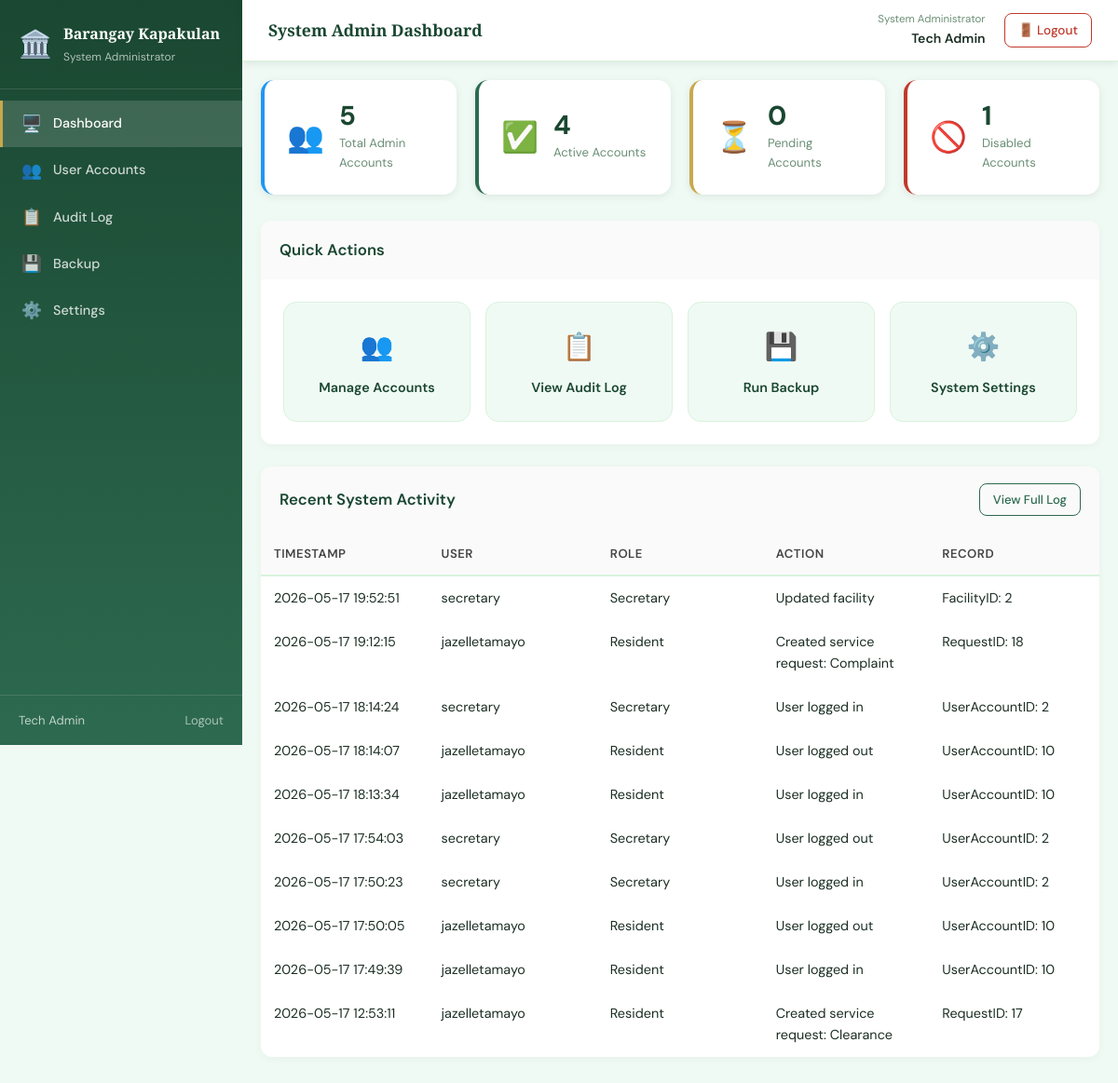
Page /sysadmin/dashboard.php (signed in) on the committed database.
### tables this page shows
CREATE TABLE `auditlog` (
  `LogID` int(11) NOT NULL,
  `UserAccountID` int(11) DEFAULT NULL,
  `Username` varchar(100) DEFAULT NULL,
  `Role` varchar(50) DEFAULT NULL,
  `Action` varchar(255) NOT NULL,
  `RecordAffected` varchar(100) DEFAULT NULL,
  `IPAddress` varchar(45) DEFAULT NULL,
  `LoggedAt` datetime DEFAULT current_timestamp()
);

### sysadmin/dashboard.php (the view, shortened to what this page needs)
<?php
$pdo = get_db();
$stTotal = $pdo->query("SELECT COUNT(*) FROM useraccount WHERE Role IN ('captain','secretary','staff','sysadmin')");
$stPending = $pdo->query("SELECT COUNT(*) FROM useraccount WHERE Role IN ('captain','secretary','staff','sysadmin') AND AccountStatus = 'PendingVerification'");
$stDisabled = $pdo->query("SELECT COUNT(*) FROM useraccount WHERE Role IN ('captain','secretary','staff','sysadmin') AND AccountStatus = 'Inactive'");
$total = (int) ($stTotal ? $stTotal->fetchColumn() : 0);
$pending = (int) ($stPending ? $stPending->fetchColumn() : 0);
$disabled = (int) ($stDisabled ? $stDisabled->fetchColumn() : 0);
$stmt = $pdo->prepare("
SELECT a.LoggedAt AS created_at, a.Action, a.RecordAffected,
a.Username, a.Role
FROM auditlog a
ORDER BY a.LoggedAt DESC
LIMIT 10
");
$stmt->execute();
$activity = $stmt->fetchAll(PDO::FETCH_ASSOC);
include '../includes/header.php';
?>
<div class="app-layout">
    <?php include '../includes/sidebar.php'; ?>
    <main class="main-content">
        <?php include '../includes/navbar.php'; ?>
        <div class="page-body">
            <div class="stats-grid">
                <div class="stat-card stat-blue">
                    <div class="stat-icon">👥</div>
                    <div class="stat-info">
                        <span class="stat-value"><?= (int) $total ?></span>
                        <span class="stat-label">Total Admin Accounts</span>
                    </div>
                </div>
                <div class="stat-card stat-green">
                    <div class="stat-icon">✅</div>
                    <div class="stat-info">
                        <span class="stat-value"><?= (int) $active ?></span>
                        <span class="stat-label">Active Accounts</span>
                    </div>
                </div>
                <div class="stat-card stat-yellow">
                    <div class="stat-icon">⏳</div>
                    <div class="stat-info">
                        <span class="stat-value"><?= (int) $pending ?></span>
                        <span class="stat-label">Pending Accounts</span>
                    </div>
                </div>
                <div class="stat-card stat-red">
                    <div class="stat-icon">🚫</div>
                    <div class="stat-info">
                        <span class="stat-value"><?= (int) $disabled ?></span>
                        <span class="stat-label">Disabled Accounts</span>
                    </div>
                </div>
            </div>
            <div class="card">
                <div class="card-header">
                    <h3>Quick Actions</h3>
                </div>
                <div class="quick-actions">
                    <a href="user_accounts.php" class="quick-action-btn"><span>👥</span><span>Manage Accounts</span></a>
                    <a href="audit_log.php" class="quick-action-btn"><span>📋</span><span>View Audit Log</span></a>
                    <a href="backup.php" class="quick-action-btn"><span>💾</span><span>Run Backup</span></a>
                    <a href="system_settings.php" class="quick-action-btn"><span>⚙️</span><span>System Settings</span></a>
                </div>
            </div>
            <div class="card mt-4">
                <div class="card-header">
                    <h3>Recent System Activity</h3>
                    <a href="audit_log.php" class="btn btn-secondary btn-small">View Full Log</a>
                </div>
                <table class="data-table">
                    <thead>
                        <tr>
                            <th>Timestamp</th>
                            <th>User</th>
                            <th>Role</th>
                            <th>Action</th>
                            <th>Record</th>
                        </tr>
                    </thead>
                    <tbody>
                        <?php if (empty($activity)): ?>
                            <tr>
                                <td colspan="5" class="empty-row">No recent activity.</td>
                            </tr>
                        <?php else: ?>
                            <?php foreach ($activity as $row): ?>
                                <tr>
                                    <td><?= htmlspecialchars($row['created_at']) ?></td>
                                    <td><?= htmlspecialchars($row['Username']       ?? '—') ?></td>
                                    <td><?= htmlspecialchars(ucfirst($row['Role'])  ?? '—') ?></td>
                                    <td><?= htmlspecialchars($row['Action']) ?></td>
                                    <td><?= htmlspecialchars($row['RecordAffected'] ?? '—') ?></td>
                                </tr>
                            <?php endforeach; ?>
                        <?php endif; ?>
                    </tbody>
                </table>
            </div>
        </div>
    </main>
</div>
<?php include '../includes/footer.php'; ?>

### assets/css/style.css (style rules this page uses)
:root { --green-dark: #1a4731; --green-main: #2d6a4f; --green-mid: #40916c; --green-light: #74c69d; --green-pale: #d8f3dc; --green-bg: #f0faf4; --gold: #c9a84c; --gold-light: #f0d080; --white: #ffffff; --text-dark: #1b2e23; --text-mid: #3d5a47; --text-light: #6b8f76; --danger: #c0392b; --danger-bg: #fdecea; --warning: #d4820a; --warning-bg: #fff8ec; --success: #2d6a4f; --success-bg: #f0faf4; --shadow-sm: 0 2px 8px rgba(26, 71, 49, 0.10); --shadow-md: 0 6px 24px rgba(26, 71, 49, 0.15); --shadow-lg: 0 16px 48px rgba(26, 71, 49, 0.20); --radius: 14px; --radius-sm: 8px; --transition: 0.3s cubic-bezier(0.4, 0, 0.2, 1); }
*, *::before, *::after { box-sizing: border-box; margin: 0; padding: 0; }
html { scroll-behavior: smooth; }
body { font-family: 'DM Sans', sans-serif; font-size: 16px; color: var(--text-dark); background-color: var(--green-bg); min-height: 100vh; line-height: 1.6; }
a { text-decoration: none; color: inherit; }
.btn-secondary { display: inline-flex; align-items: center; gap: 8px; padding: 12px 28px; background: transparent; color: var(--green-main); font-size: 0.95rem; font-weight: 600; border-radius: var(--radius); border: 2px solid var(--green-main); transition: var(--transition); cursor: pointer; }
.btn { display: inline-flex; align-items: center; gap: 6px; padding: 10px 20px; border-radius: var(--radius-sm); font-weight: 500; font-size: 0.9rem; transition: var(--transition); cursor: pointer; border: none; }
.btn-small { padding: 6px 14px; font-size: 0.82rem; }
.btn.btn-secondary { background: transparent; color: var(--green-main); border: 1.5px solid var(--green-main); }
.mt-4 { margin-top: 24px; }

### assets/css/dashboard.css (style rules this page uses)
.app-layout { display: grid; grid-template-columns: 260px 1fr; min-height: 100vh; }
.main-content { background: var(--green-bg); min-height: 100vh; }
.page-body { padding: 28px 32px; }
.stats-grid { display: grid; grid-template-columns: repeat(auto-fit, minmax(200px, 1fr)); gap: 20px; margin-bottom: 28px; }
.stat-card { background: var(--white); border-radius: var(--radius); padding: 24px; display: flex; align-items: center; gap: 16px; box-shadow: var(--shadow-sm); border-left: 4px solid transparent; transition: var(--transition); }
.stat-blue { border-left-color: #2196f3; }
.stat-green { border-left-color: var(--green-main); }
.stat-yellow { border-left-color: var(--gold); }
.stat-red { border-left-color: var(--danger); }
.stat-icon { font-size: 2rem; }
.stat-info { display: flex; flex-direction: column; }
.stat-value { font-size: 1.8rem; font-weight: 700; color: var(--green-dark); line-height: 1; }
.stat-label { font-size: 0.82rem; color: var(--text-light); margin-top: 4px; }
.card { background: var(--white); border-radius: var(--radius); box-shadow: var(--shadow-sm); overflow: hidden; margin-bottom: 24px; }
.card-header { padding: 18px 24px; border-bottom: 1px solid var(--green-pale); display: flex; align-items: center; justify-content: space-between; flex-wrap: wrap; gap: 12px; }
.card-header h3 { font-size: 1rem; font-weight: 600; color: var(--green-dark); }
.quick-actions { display: grid; grid-template-columns: repeat(auto-fit, minmax(160px, 1fr)); gap: 16px; padding: 24px; }
.quick-action-btn { display: flex; flex-direction: column; align-items: center; gap: 10px; padding: 24px 16px; background: var(--green-bg); border: 1.5px solid var(--green-pale); border-radius: var(--radius); font-size: 0.9rem; font-weight: 600; color: var(--green-dark); transition: var(--transition); text-align: center; }
.quick-action-btn span:first-child { font-size: 1.8rem; }

### assets/css/tables.css (style rules this page uses)
.data-table { width: 100%; border-collapse: collapse; font-size: 0.88rem; }
.data-table thead tr { background: var(--green-bg); border-bottom: 2px solid var(--green-pale); }
.data-table th { padding: 12px 16px; text-align: left; font-weight: 600; font-size: 0.82rem; color: var(--text-mid); text-transform: uppercase; letter-spacing: 0.5px; white-space: nowrap; }
.data-table td { padding: 12px 16px; color: var(--text-dark); border-bottom: 1px solid var(--green-pale); vertical-align: middle; }
.data-table tbody tr { transition: var(--transition); }
.data-table tbody tr:last-child td { border-bottom: none; }

### rows in the picture
auditlog: LoggedAt "2026-05-17 19:52:51", Username "secretary", Role "Secretary", Action "Updated facility", RecordAffected "FacilityID: 2"
auditlog: LoggedAt "2026-05-17 19:12:15", Username "jazelletamayo", Role "Resident", Action "Created service request: Complaint", RecordAffected "RequestID: 18"
auditlog: LoggedAt "2026-05-17 18:14:24", Username "secretary", Role "Secretary", Action "User logged in", RecordAffected "UserAccountID: 2"
auditlog: LoggedAt "2026-05-17 18:14:07", Username "jazelletamayo", Role "Resident", Action "User logged out", RecordAffected "UserAccountID: 10"
auditlog: LoggedAt "2026-05-17 18:13:34", Username "jazelletamayo", Role "Resident", Action "User logged in", RecordAffected "UserAccountID: 10"
auditlog: LoggedAt "2026-05-17 17:54:03", Username "secretary", Role "Secretary", Action "User logged out", RecordAffected "UserAccountID: 2"
auditlog: LoggedAt "2026-05-17 17:50:23", Username "secretary", Role "Secretary", Action "User logged in", RecordAffected "UserAccountID: 2"
auditlog: LoggedAt "2026-05-17 17:50:05", Username "jazelletamayo", Role "Resident", Action "User logged out", RecordAffected "UserAccountID: 10"
auditlog: LoggedAt "2026-05-17 17:49:39", Username "jazelletamayo", Role "Resident", Action "User logged in", RecordAffected "UserAccountID: 10"
auditlog: LoggedAt "2026-05-17 12:53:11", Username "jazelletamayo", Role "Resident", Action "Created service request: Clearance", RecordAffected "RequestID: 17"

### other values in the picture
get_setting('barangay_name', 'Barangay Connect') "Barangay Kapakulan"
$role_labels[$role] "System Administrator"
$icon "🖥️"
$label "Dashboard"
$icon "👥"
$label "User Accounts"
$icon "📋"
$label "Audit Log"
$icon "💾"
$label "Backup"
$icon "⚙️"
$label "Settings"
$_SESSION['full_name'] "Tech Admin"
$nav_title "System Admin Dashboard"
$total "5"
